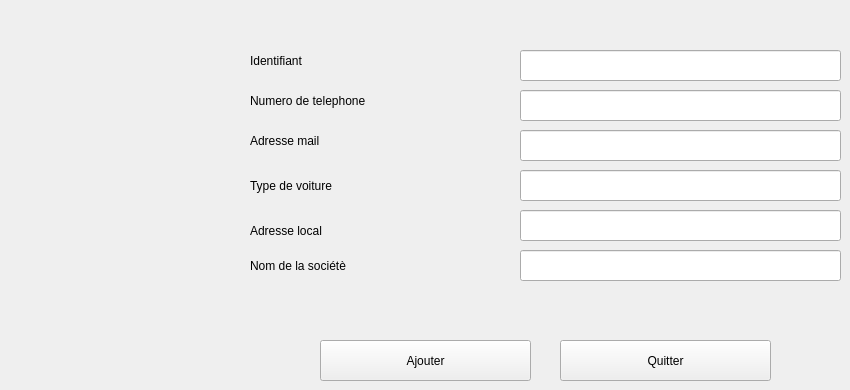
         <widget class="QWidget" name="tab_8">
          <attribute name="title">
           <string>Ajouter fournisseur</string>
          </attribute>
          <widget class="QPushButton" name="pb_ajouter">
           <property name="geometry">
            <rect>
             <x>320</x>
             <y>340</y>
             <width>211</width>
             <height>41</height>
            </rect>
           </property>
           <property name="styleSheet">
            <string notr="true">border-top-color: rgb(0, 0, 0);
selection-background-color: rgb(255, 255, 0);
selection-color: rgb(0, 0, 0);
border-right-color: rgb(0, 0, 0);
gridline-color: rgb(0, 0, 0);</string>
           </property>
           <property name="text">
            <string>Ajouter</string>
           </property>
          </widget>
          <widget class="QLineEdit" name="le_nom">
           <property name="geometry">
            <rect>
             <x>520</x>
             <y>250</y>
             <width>321</width>
             <height>31</height>
            </rect>
           </property>
          </widget>
          <widget class="QLineEdit" name="le_id">
           <property name="geometry">
            <rect>
             <x>520</x>
             <y>50</y>
             <width>321</width>
             <height>31</height>
            </rect>
           </property>
           <property name="styleSheet">
            <string notr="true"/>
           </property>
          </widget>
          <widget class="QLabel" name="label_8">
           <property name="geometry">
            <rect>
             <x>250</x>
             <y>160</y>
             <width>231</width>
             <height>51</height>
            </rect>
           </property>
           <property name="text">
            <string>Type de voiture</string>
           </property>
          </widget>
          <widget class="QLineEdit" name="le_voiture">
           <property name="geometry">
            <rect>
             <x>520</x>
             <y>210</y>
             <width>321</width>
             <height>31</height>
            </rect>
           </property>
          </widget>
          <widget class="QLabel" name="label_9">
           <property name="geometry">
            <rect>
             <x>250</x>
             <y>250</y>
             <width>241</width>
             <height>31</height>
            </rect>
           </property>
           <property name="text">
            <string>Nom de la sociétè</string>
           </property>
          </widget>
          <widget class="QLabel" name="label_10">
           <property name="geometry">
            <rect>
             <x>250</x>
             <y>120</y>
             <width>201</width>
             <height>41</height>
            </rect>
           </property>
           <property name="text">
            <string>Adresse mail</string>
           </property>
          </widget>
          <widget class="QLineEdit" name="le_mail">
           <property name="geometry">
            <rect>
             <x>520</x>
             <y>130</y>
             <width>321</width>
             <height>31</height>
            </rect>
           </property>
           <property name="text">
            <string/>
           </property>
          </widget>
          <widget class="QLabel" name="label_11">
           <property name="geometry">
            <rect>
             <x>250</x>
             <y>40</y>
             <width>171</width>
             <height>41</height>
            </rect>
           </property>
           <property name="text">
            <string>Identifiant</string>
           </property>
          </widget>
          <widget class="QLineEdit" name="le_num">
           <property name="geometry">
            <rect>
             <x>520</x>
             <y>90</y>
             <width>321</width>
             <height>31</height>
            </rect>
           </property>
          </widget>
          <widget class="QLineEdit" name="le_adresse">
           <property name="geometry">
            <rect>
             <x>520</x>
             <y>170</y>
             <width>321</width>
             <height>31</height>
            </rect>
           </property>
          </widget>
          <widget class="QLabel" name="label_12">
           <property name="geometry">
            <rect>
             <x>250</x>
             <y>70</y>
             <width>261</width>
             <height>61</height>
            </rect>
           </property>
           <property name="text">
            <string>Numero de telephone</string>
           </property>
          </widget>
          <widget class="QLabel" name="label_13">
           <property name="geometry">
            <rect>
             <x>250</x>
             <y>210</y>
             <width>231</width>
             <height>41</height>
            </rect>
           </property>
           <property name="text">
            <string>Adresse local</string>
           </property>
          </widget>
          <widget class="QPushButton" name="exitBtn_3">
           <property name="geometry">
            <rect>
             <x>560</x>
             <y>340</y>
             <width>211</width>
             <height>41</height>
            </rect>
           </property>
           <property name="styleSheet">
            <string notr="true">border-color: rgb(0, 0, 0);</string>
           </property>
           <property name="text">
            <string>Quitter</string>
           </property>
           <property name="icon">
            <iconset>
             <normaloff>:/images/images/remove.png</normaloff>:/images/images/remove.png</iconset>
           </property>
          </widget>
         </widget>
